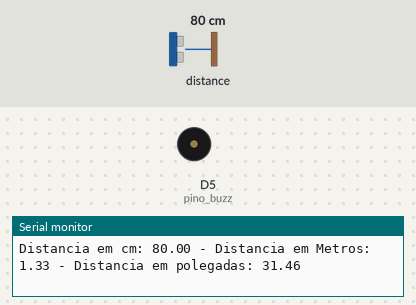
Bench run of a sketch on a simulated ESP8266 (NodeMCU). On the bench: buzzer (waves = sounding, pin HIGH), the last lines printed to the serial monitor. The inputs (shaded band) are chosen by the test bench; at power-on: distance to the obstacle 80 cm. The echo pulse lasts 58.3 µs per cm.

Above: at 1.8 s.
1.9 s: distance to the obstacle set to 67 cm
At 2.8 s:
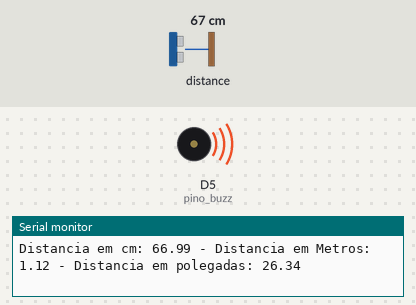
6.0 s: distance to the obstacle set to 120 cm
At 6.7 s:
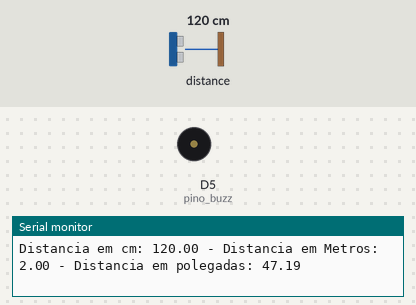
7.5 s: distance to the obstacle set to 2 cm
At 8.8 s:
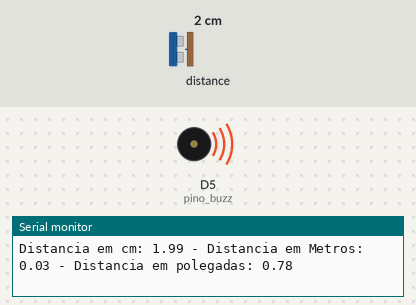
11.6 s: distance to the obstacle set to 250 cm
At 13.5 s:
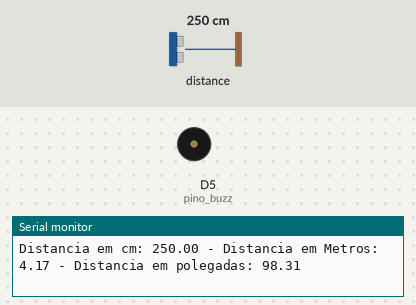
Timing chart, 0 to 14.5 s (numbered marks = the images above; inputs shaded):
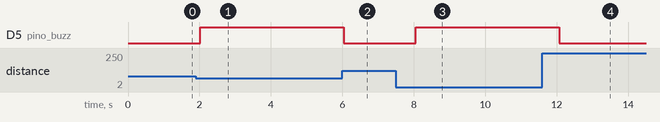

Measured:
- the behaviour switches between 73 and 72 cm on distance to the obstacle (found by bisection; images 0 and 1)
- after the input at 1.9 s, D5 (pino_buzz): LOW → HIGH after 0.12 s
- after the input at 6.0 s, D5 (pino_buzz): HIGH → LOW at once
- after the input at 7.5 s, D5 (pino_buzz): LOW → HIGH after 0.56 s
- after the input at 11.6 s, D5 (pino_buzz): HIGH → LOW after 0.47 s

The sketch:

_01.ino
```cpp
#include <Ultrasonic.h>

//Define os pinos para o trigger e echo
#define pino_trigger D1
#define pino_echo D3
#define pino_buzz D5

//Inicializa o sensor nos pinos definidos acima
Ultrasonic ultrasonic(pino_trigger, pino_echo);

void setup()
{
  Serial.begin(115200);
  Serial.println("Lendo dados do sensor...");
  pinMode(pino_buzz,OUTPUT);
  digitalWrite(pino_buzz, LOW);

}

void loop()
{
  //Le as informacoes do sensor, em cm e pol
  float cmMsec, inMsec, inMesec;
  long microsec = ultrasonic.timing();
  cmMsec = ultrasonic.convert(microsec, Ultrasonic::CM);
  inMesec = cmMsec/60;

  inMsec = ultrasonic.convert(microsec, Ultrasonic::IN);
  //Exibe informacoes no serial monitor
  Serial.print("Distancia em cm: ");
  Serial.print(cmMsec);
  Serial.print(" - Distancia em Metros: ");
  Serial.print(inMesec);
  if ( inMesec <= 1.2 )
       digitalWrite(pino_buzz, HIGH);

  Serial.print(" - Distancia em polegadas: ");
  Serial.println(inMsec);
  delay(1000);
  digitalWrite(pino_buzz, LOW);

}
```
